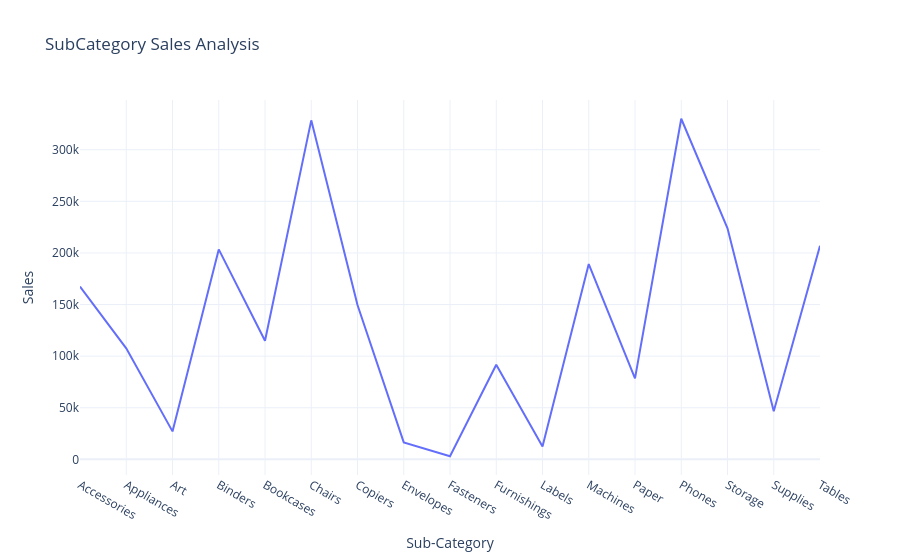

The notebook cell this image was saved under:
### Markdown cell above
Sales Analysis by Sub-Category

### Code cell
sub_category = df.groupby('Sub-Category')['Sales'].sum().reset_index()
fig = px.line(sub_category,
              x = 'Sub-Category',
              y = 'Sales',
              title = 'SubCategory Sales Analysis')
fig.show()

### Figure 1 — Plotly figure (JSON) as saved in the notebook; plotly's stock layout.template omitted (floating-point values rounded to 4 significant figures)
{"data": [{"hovertemplate": "Sub-Category=%{x}<br>Sales=%{y}<extra></extra>", "legendgroup": "", "line": {"color": "#636efa", "dash": "solid"}, "marker": {"symbol": "circle"}, "mode": "lines", "name": "", "orientation": "v", "showlegend": false, "type": "scatter", "x": ["Accessories", "Appliances", "Art", "Binders", "Bookcases", "Chairs", "Copiers", "Envelopes", "Fasteners", "Furnishings", "Labels", "Machines", "Paper", "Phones", "Storage", "Supplies", "Tables"], "xaxis": "x", "y": [167400.0, 107500.0, 27120.0, 203400.0, 114900.0, 328400.0, 149500.0, 16480.0, 3024.0, 91710.0, 12490.0, 189200.0, 78480.0, 330000.0, 223800.0, 46670.0, 207000.0], "yaxis": "y"}], "layout": {"legend": {"tracegroupgap": 0}, "title": {"text": "SubCategory Sales Analysis"}, "xaxis": {"anchor": "y", "domain": [0, 1], "title": {"text": "Sub-Category"}}, "yaxis": {"anchor": "x", "domain": [0, 1], "title": {"text": "Sales"}}}}
